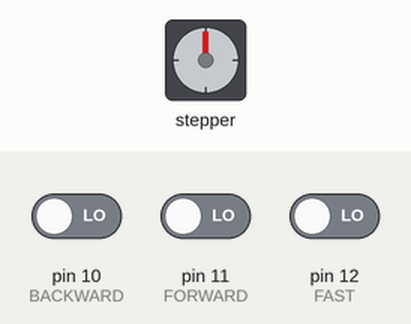
The sketch below on a simulated Arduino Nano, built with avr-gcc and run on an emulated ATmega328P. On the bench: stepper motor. Wiring (inferred from the names in the program): stepper motor driver (200 steps per turn assumed): step pin 6; direction pin 5; enable pin 9. The test bench sets the inputs (shaded band); at power-on: pin 10 (BACKWARD) LOW, pin 12 (FAST) LOW, pin 11 (FORWARD) LOW.

Above: at 1.2 s.
1.3 s: pin 10 (BACKWARD) driven HIGH
At 2.0 s:
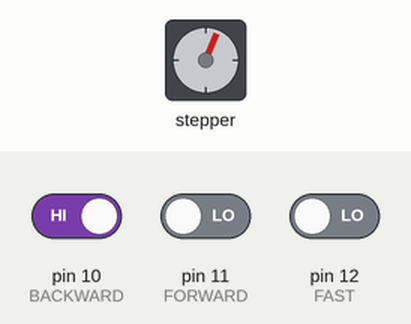
4.3 s: pin 12 (FAST) driven HIGH
At 4.73 s:
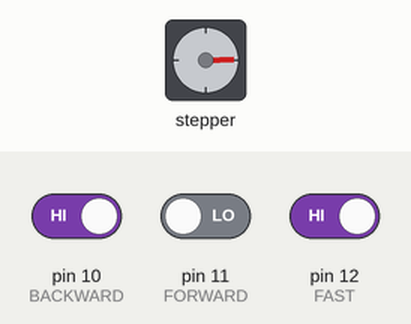
7.3 s: pin 11 (FORWARD) driven HIGH
At 7.74 s:
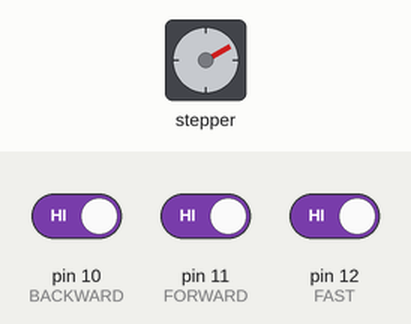
10.3 s: pin 11 (FORWARD) driven LOW
13.3 s: pin 12 (FAST) driven LOW
16.3 s: pin 10 (BACKWARD) driven LOW
At 17.1 s:
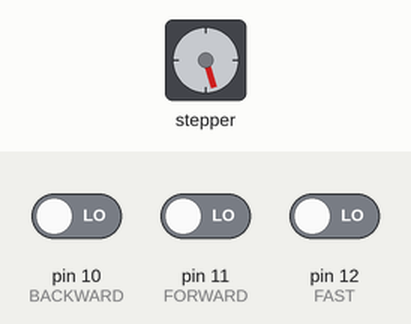
Timing chart, 0 to 18.8 s (numbered marks = the images above; inputs shaded):
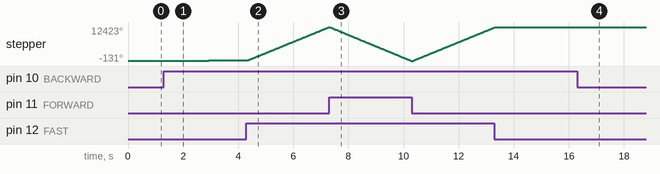

Measured:
- after the input at 1.3 s, stepper: keeps turning clockwise at about 33°/s, starting at once
- after the input at 16.3 s, stepper: goes on until 16.3 s, then stays 12403°

The sketch:

Right_Ascension_Following.ino
```cpp
/*	Right Ascension Following
Release 1: 28/05/2018
Material used :
	NANO V3.0 ATmega328P CH340
	A4988 Stepper Motor Driver Carrier
	Nema 17 17HS4401
*/

// Pin of the board
#define M1_DIR 5
#define M1_STEP 6
#define M1_ENABLE 9
#define BACKWARD 10
#define FORWARD 11
#define FAST 12

//Speed parameters
//Note: this parameters will be multipied by 4 later on the loop (sorry, it's cheap...)
#define STARS_SPEED 6882;
#define MAX_SPEED 50;

typedef struct stepperMotor {

	bool enable;
	bool direction;
	int  pulse;
};

struct stepperMotor followingRA;

void setup() {

	pinMode(BACKWARD, 	INPUT);
	pinMode(FORWARD, 	INPUT);
	pinMode(FAST, 		INPUT);
	pinMode(M1_DIR, 	OUTPUT);
	pinMode(M1_STEP, 	OUTPUT);
	pinMode(M1_ENABLE,	OUTPUT);
}

void loop() {

	if (digitalRead(FORWARD) == HIGH) {
		followingRA.enable = true;
		followingRA.direction = true;

	} else if (digitalRead(BACKWARD) == HIGH) {
		followingRA.enable = true;
		followingRA.direction = false;
	} else {
		followingRA.enable = false;
	}

	if (digitalRead(FAST) == HIGH){
		followingRA.pulse = MAX_SPEED;
	} else {
		followingRA.pulse = STARS_SPEED;
	}

	motorCtrl(&followingRA);
}

void motorCtrl(struct stepperMotor *stepMotor){

	if (stepMotor->direction == true){
		digitalWrite(M1_DIR, LOW);		//LOW = Forward  HIGH = Backward
	} else {
		digitalWrite(M1_DIR, HIGH); 		//LOW = Forward  HIGH = Backward
	}

	if (stepMotor->enable == true){

		digitalWrite(M1_ENABLE, LOW); 		//LOW = Motor Enabled  HIGH = Motor Disabled

		delayMicroseconds(stepMotor->pulse);
		delayMicroseconds(stepMotor->pulse);
		delayMicroseconds(stepMotor->pulse);
		delayMicroseconds(stepMotor->pulse);

		digitalWrite(M1_STEP, HIGH);

		delayMicroseconds(stepMotor->pulse);
		delayMicroseconds(stepMotor->pulse);
		delayMicroseconds(stepMotor->pulse);
		delayMicroseconds(stepMotor->pulse);

		digitalWrite(M1_STEP, LOW);
	} else {
		digitalWrite(M1_ENABLE, HIGH);		///LOW = Motor Enabled  HIGH = Motor Disabled
	}
}
```
